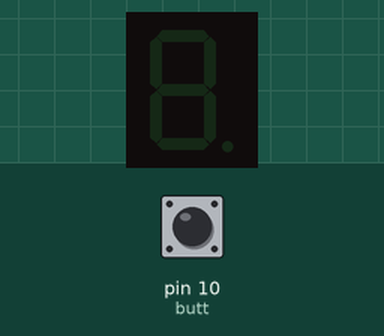
The sketch below on a simulated Arduino Uno, built with avr-gcc and run on an emulated ATmega328P. On the bench: 1-digit seven-segment display. Wiring (inferred from the names in the program): 1-digit 7-segment display, segments lit when HIGH: segments pin 3, pin 2, pin 7, pin 8, pin 9, pin 4, pin 5, pin 6. The test bench sets the inputs (shaded band); at power-on: pin 10 (butt) HIGH. Random numbers use the default seed unless the sketch sets one; the segment pins are drawn as the display they are named for.

Above: at 1.2 s.
1.3 s: pin 10 (butt) pulled LOW for 0.15 s
At 3.5 s:
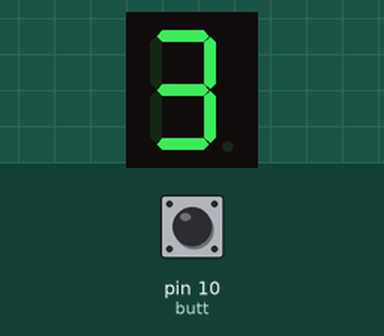
4.3 s: pin 10 (butt) pulled LOW for 1 s
At 5.7 s:
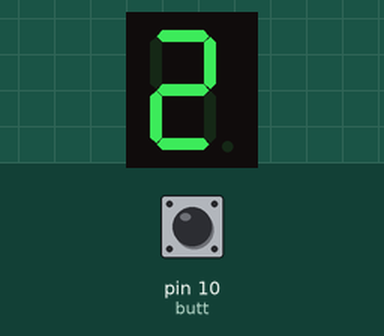
7.3 s: pin 10 (butt) pulled LOW for 3.2 s
At 12.2 s:
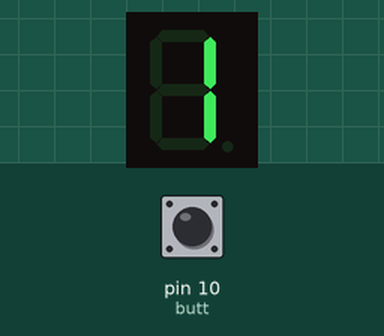
13.0 s: pin 10 (butt) pulled LOW for 3.2 s
At 17.8 s:
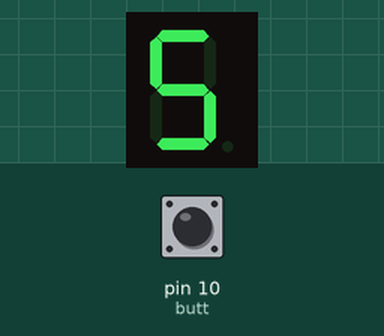
18.7 s: pin 10 (butt) pulled LOW for 3.2 s
At 23.3 s:
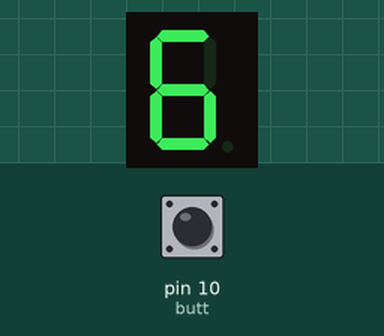
24.4 s: pin 10 (butt) pulled LOW for 0.15 s
At 25.8 s:
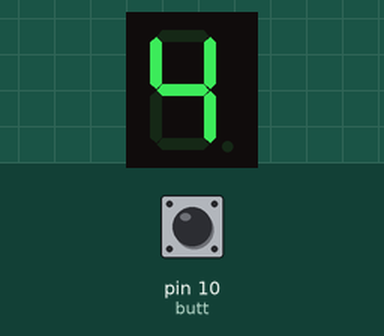

The sketch:

dado.ino
```cpp
#define butt 10
#define A 3
#define B 2
#define C 7
#define D 8
#define E 9
#define F 4
#define G 5
#define DP 6

void setup() {
  pinMode(A, OUTPUT);
  pinMode(B, OUTPUT);
  pinMode(C, OUTPUT);
  pinMode(D, OUTPUT);
  pinMode(E, OUTPUT);
  pinMode(F, OUTPUT);
  pinMode(G, OUTPUT);
  pinMode(DP, OUTPUT);
  pinMode(butt, INPUT_PULLUP);
  randomSeed(analogRead(0));

}

void inicio() {
  digitalWrite(A, LOW);
  digitalWrite(B, LOW);
  digitalWrite(C, LOW);
  digitalWrite(D, LOW);
  digitalWrite(E, LOW);
  digitalWrite(F, LOW);
  digitalWrite(G, LOW);
  digitalWrite(DP, HIGH);
  delay(150);
  digitalWrite(DP, LOW);
  delay(150);
  digitalWrite(DP, HIGH);
  delay(150);
  digitalWrite(DP, LOW);
  delay(150);
  digitalWrite(DP, HIGH);
  delay(150);
  digitalWrite(DP, LOW);
  delay(150);
  digitalWrite(DP, HIGH);
  delay(150);
  digitalWrite(DP, LOW);
}

void numero(int x) {
  switch(x){
    case 1:
      digitalWrite(B, HIGH);
      digitalWrite(C, HIGH);
    break;
    case 2:
      digitalWrite(A, HIGH);
      digitalWrite(B, HIGH);
      digitalWrite(G, HIGH);
      digitalWrite(D, HIGH);
      digitalWrite(E, HIGH);
    break;
    case 3:
      digitalWrite(A, HIGH);
      digitalWrite(B, HIGH);
      digitalWrite(G, HIGH);
      digitalWrite(C, HIGH);
      digitalWrite(D, HIGH);
    break;
    case 4:
      digitalWrite(B, HIGH);
      digitalWrite(G, HIGH);
      digitalWrite(C, HIGH);
      digitalWrite(F, HIGH);
    break;
    case 5:
      digitalWrite(A, HIGH);
      digitalWrite(F, HIGH);
      digitalWrite(G, HIGH);
      digitalWrite(C, HIGH);
      digitalWrite(D, HIGH);
    break;
    case 6:
      digitalWrite(A, HIGH);
      digitalWrite(F, HIGH);
      digitalWrite(G, HIGH);
      digitalWrite(C, HIGH);
      digitalWrite(D, HIGH);
      digitalWrite(E, HIGH);
    break;
  }
}

void loop() {
  if(!digitalRead(butt)){
    inicio();
    numero(random(1,7));
  }
}
```

Measured:
- after the input at 1.3 s, the display: first changes at once (image 1 shows a later state)
- after the input at 4.3 s, the display: first changes at once (image 2 shows a later state)
- after the input at 7.3 s, the display: first changes at once (image 3 shows a later state)
- after the input at 13.0 s, the display: first changes at once (image 4 shows a later state)
- after the input at 18.7 s, the display: first changes at once (image 5 shows a later state)
- after the input at 24.4 s, the display: first changes at once (image 6 shows a later state)
